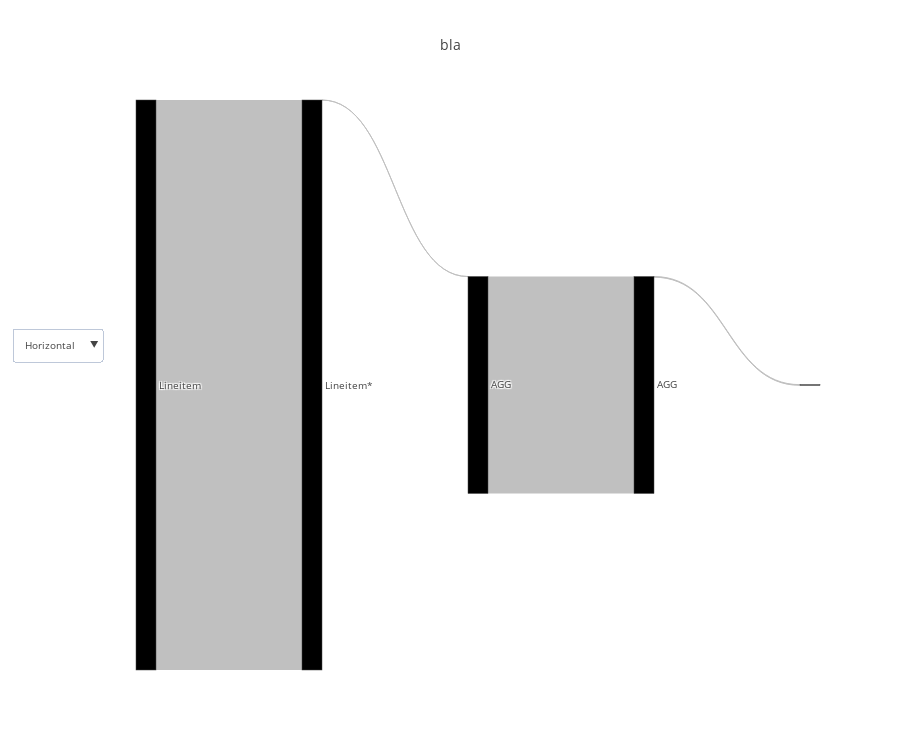

This figure's notebook cell:
### Code cell
cardinality_df = query_renderer.get_cardinality_df(query, con_str)
query_renderer.vizualize(cardinality_df, title="bla", metrics=["actual_duration"], open_=False)

### Figure 1 — Plotly figure (JSON) as saved in the notebook; plotly's stock layout.template omitted (floating-point values rounded to 4 significant figures)
{"data": [{"link": {"color": ["silver", "silver", "silver", "silver"], "label": ["", "Filter condition: (lineitem.l_shipdate <= '1998-11-21 00:00:00'::timestamp without time zone)", "Group key: ['lineitem.l_returnflag', 'lineitem.l_linestatus']\nOutput: ['l_returnflag', 'l_linestatus', 'PARTIAL sum(l_quantity)', 'PARTIAL sum(l_extendedprice)', \"PARTIAL sum((l_extendedprice * ('1'::numeric - l_discount)))\", \"PARTIAL sum(((l_extendedprice * ('1'::numeric - l_discount)) * ('1'::numeric + l_tax)))\", 'PARTIAL avg(l_quantity)', 'PARTIAL avg(l_extendedprice)', 'PARTIAL avg(l_discount)', 'PARTIAL count(*)']", "Group key: ['lineitem.l_returnflag', 'lineitem.l_linestatus']\nOutput: ['l_returnflag', 'l_linestatus', 'sum(l_quantity)', 'sum(l_extendedprice)', \"sum((l_extendedprice * ('1'::numeric - l_discount)))\", \"sum(((l_extendedprice * ('1'::numeric - l_discount)) * ('1'::numeric + l_tax)))\", 'avg(l_quantity)', 'avg(l_extendedprice)', 'avg(l_discount)', 'count(*)']"], "source": [0, 1, 2, 3], "target": [1, 2, 3, 4], "value": [5832, 1, 2220, 7]}, "node": {"color": [null, null, null, null], "label": ["Lineitem", "Lineitem*", "AGG", "AGG"], "pad": 200}, "orientation": "h", "type": "sankey", "valueformat": ",", "valuesuffix": [" Seconds", " Seconds", " Seconds", " Seconds"]}], "layout": {"font": {"size": 10}, "height": 750, "title": "bla", "updatemenus": [{"buttons": [{"args": ["orientation", "h"], "label": "Horizontal", "method": "restyle"}, {"args": ["orientation", "v"], "label": "Vertical", "method": "restyle"}], "y": 0.6}]}}
